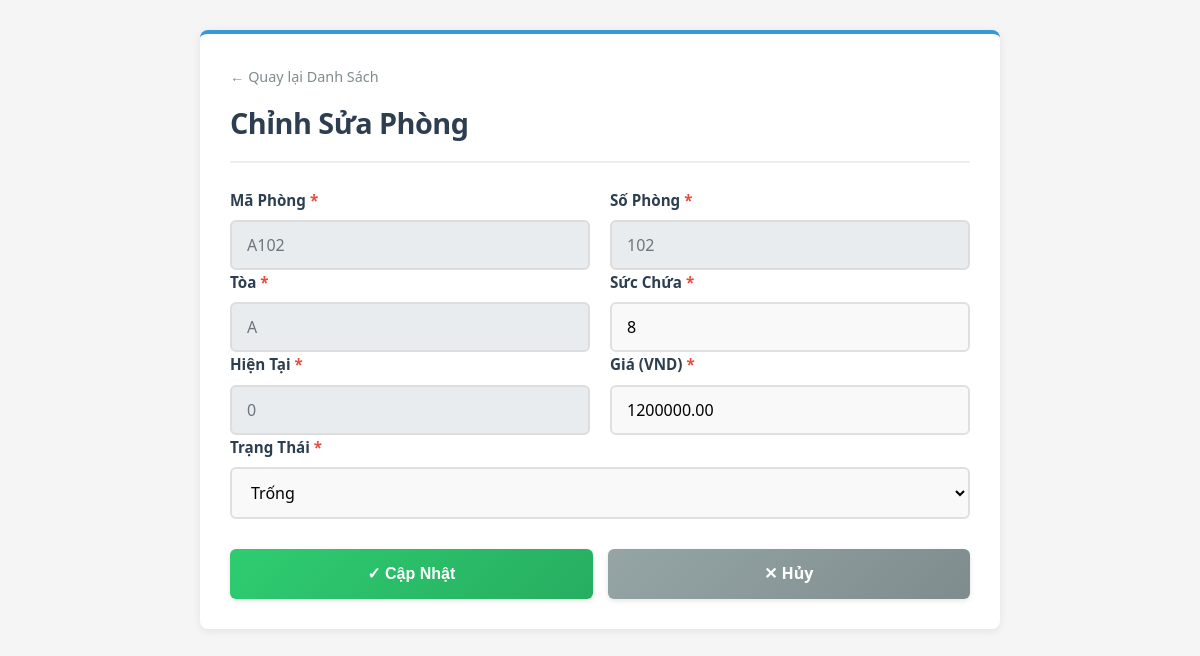
Page /QuanLyKTX_API/Public/room/edit/A102 (signed in) on the committed database.
### tables this page shows
CREATE TABLE `phong` (
  `id` int(11) NOT NULL,
  `maphong` varchar(20) NOT NULL,
  `sophong` varchar(10) DEFAULT NULL,
  `toa` varchar(5) DEFAULT NULL,
  `succhua` int(11) DEFAULT 8,
  `phonghientai` int(11) DEFAULT 0,
  `gia` decimal(10,2) DEFAULT NULL,
  `trangthai` varchar(20) DEFAULT NULL,
  `created_at` timestamp NOT NULL DEFAULT current_timestamp()
);

### QuanLyKTX_API/Controllers/RoomController.php (called while the page is built, shortened)
<?php
class RoomController extends Controller {
    private $roomService;
    public function __construct() {
        $this->roomService = new RoomService();
    }
    public function edit($maphong = null) {
        $room = $this->roomService->getRoomById($maphong);
        $this->view('room/form', [
            'title' => 'Cập Nhật Phòng',
            'room' => $room,
            'isEdit' => true
        ]);
    }
}

### QuanLyKTX_API/Config/Database.php (called while the page is built, shortened)
<?php
class Database {
    private static $connection = null;
    public static function getConnection() {
        if (self::$connection === null) {
            $host = 'localhost';
            $user = 'root';
            $pass = '';
            $db   = 'quanlykytucxa';
            $port = 3306;
            self::$connection = new \mysqli($host, $user, $pass, $db, $port);
            self::$connection->set_charset("utf8");
        }
        return self::$connection;
    }
}

### QuanLyKTX_API/Services/RoomService.php (called while the page is built, shortened)
<?php
class RoomService {
    private $roomRepo;
    public function __construct() {
        $this->roomRepo = new RoomRepository();
    }
    public function getRoomById($maphong) {
        return $this->roomRepo->findById($maphong);
    }
}

### QuanLyKTX_API/Core/Repository.php (called while the page is built, shortened)
<?php
abstract class Repository {
    protected $db;
    protected $table;
    protected $primaryKey;
    public function __construct() {
        $this->db = \Config\Database::getConnection();
    }
    public function findById($id) {
        $sql = "SELECT * FROM {$this->table} WHERE {$this->primaryKey} = ?";
        $stmt = $this->db->prepare($sql);
        $stmt->bind_param('s', $id);
        $stmt->execute();
        $result = $stmt->get_result();
        $data = $result->fetch_assoc();
        return $data;
    }
}

### QuanLyKTX_API/Views/room/form.php (the view, shortened to what this page needs)
<?php
$isEdit = isset($room);
$pageTitle = $isEdit ? 'Chỉnh Sửa Phòng' : 'Thêm Phòng Mới';
$actionUrl = $isEdit ? BASE_URL . 'room/update/' . $room['maphong'] : BASE_URL . 'room/store';
?>
<!DOCTYPE html>
<html lang="vi">
<head>
    <link rel="stylesheet" href="<?= PUBLIC_URL ?>css/form.css?v=<?= time() ?>">
</head>
<body>
    <div class="form-container">
        <div class="form-header">
            <div>
                <a href="<?= BASE_URL ?>room" class="back-link">← Quay lại Danh Sách</a>
            </div>
            <h1><?= htmlspecialchars($pageTitle) ?></h1>
        </div>
        <form method="POST" action="<?= htmlspecialchars($actionUrl) ?>">
            <div class="form-row">
                <div class="form-group required">
                    <label>Mã Phòng</label>
                    <input type="text" id="maphongInput" name="maphong" value="<?= htmlspecialchars($room['maphong'] ?? '') ?>" <?= $isEdit ? 'readonly class="readonly-field"' : 'required placeholder="VD: P101 hoặc A101"' ?>>
                </div>
                <div class="form-group required">
                    <label>Số Phòng</label>
                    <input type="text" id="sophongInput" name="sophong" value="<?= htmlspecialchars($room['sophong'] ?? '') ?>" readonly class="readonly-field">
                </div>
            </div>
            <div class="form-row">
                <div class="form-group required">
                    <label>Tòa</label>
                    <input type="text" id="toaInput" name="toa" value="<?= htmlspecialchars($room['toa'] ?? '') ?>" readonly class="readonly-field" required placeholder="Tự động trích xuất">
                </div>
                <div class="form-group required">
                    <label>Sức Chứa</label>
                    <input type="number" name="succhua" value="<?= $room['succhua'] ?? 8 ?>" min="1" <?= $isEdit ? 'required' : 'readonly class="readonly-field"' ?>>
                </div>
            </div>
            <div class="form-row">
                <div class="form-group required">
                    <label>Hiện Tại</label>
                    <input type="number" name="phonghientai"
                        value="<?= $room['phonghientai'] ?? 0 ?>"
                        readonly
                        tabindex="-1"
                        class="readonly-field"
                        style="pointer-events: none; background-color: #f0f0f0;">
                </div>
                <div class="form-group required">
                    <label>Giá (VND)</label>
                    <input type="number" name="gia" value="<?= $room['gia'] ?? '' ?>" required>
                </div>
            </div>
            <div class="form-group required">
                <label>Trạng Thái</label>
                <select name="trangthai" <?= $isEdit ? 'required' : 'class="readonly-field"' ?>>
                    <option value="Trống" <?= ($room['trangthai'] ?? 'Trống') === 'Trống' || ($room['trangthai'] ?? '') === 'Đầy' ? 'selected' : '' ?>>Trống</option>
                </select>
            </div>
            <div class="form-actions">
                <button type="submit" class="btn btn-success">✓ <?= $isEdit ? 'Cập Nhật' : 'Thêm Mới' ?></button>
                <a href="<?= BASE_URL ?>room" class="btn btn-secondary">✕ Hủy</a>
            </div>
        </form>
    </div>
</body>
</html>

### QuanLyKTX_API/Public/css/form.css (style rules this page uses)
* { margin: 0; padding: 0; box-sizing: border-box; }
body { font-family: 'Segoe UI', Tahoma, Geneva, Verdana, sans-serif; background-color: #f5f5f5; color: #333; line-height: 1.6; padding: 20px; }
.form-container { max-width: 800px; margin: 10px auto; background: white; padding: 30px; border-radius: 8px; box-shadow: 0 2px 8px rgba(0, 0, 0, 0.08); border-top: 4px solid #3498db; animation: fadeIn 0.4s ease-in; }
.form-header { display: flex; flex-direction: column; gap: 10px; margin-bottom: 25px; padding-bottom: 15px; border-bottom: 2px solid #ecf0f1; }
.form-header h1 { color: #2c3e50; font-size: 1.8em; font-weight: 700; letter-spacing: -0.5px; }
.back-link { color: #7f8c8d; text-decoration: none; font-weight: 500; font-size: 0.9em; transition: color 0.3s ease; display: inline-block; margin-right: 15px; }
.form-group { margin-bottom: 20px; }
.form-group label { display: block; margin-bottom: 8px; color: #2c3e50; font-weight: 600; font-size: 0.95em; }
.form-group.required label::after { content: " *"; color: #e74c3c; }
.form-group input, .form-group select, .form-group textarea { width: 100%; padding: 12px 15px; border: 2px solid #e0e0e0; border-radius: 6px; font-size: 1em; font-family: inherit; transition: all 0.3s ease; background: #f9f9f9; }
input[readonly], select[readonly], textarea[readonly], .readonly-field { background-color: #e9ecef !important; border-color: #ddd; color: #6c757d; pointer-events: none; }
.form-row { display: grid; grid-template-columns: 1fr 1fr; gap: 20px; }
.form-row .form-group { margin-bottom: 0; }
.form-actions { display: flex; gap: 15px; margin-top: 30px; }
.btn { flex: 1; padding: 12px 20px; border: none; border-radius: 6px; cursor: pointer; text-decoration: none; display: inline-block; transition: all 0.3s ease; font-weight: 600; font-size: 1em; text-align: center; box-shadow: 0 2px 5px rgba(0,0,0,0.1); }
.btn-success { background: linear-gradient(135deg, #2ecc71, #27ae60); color: white; }
.btn-secondary { background: linear-gradient(135deg, #95a5a6, #7f8c8d); color: white; }

### rows in the picture
phong: maphong "A102", sophong "102", toa "A", succhua "8", phonghientai "0", gia "1200000.00", trangthai "Trống"

### other values in the picture
$pageTitle "Chỉnh Sửa Phòng"
